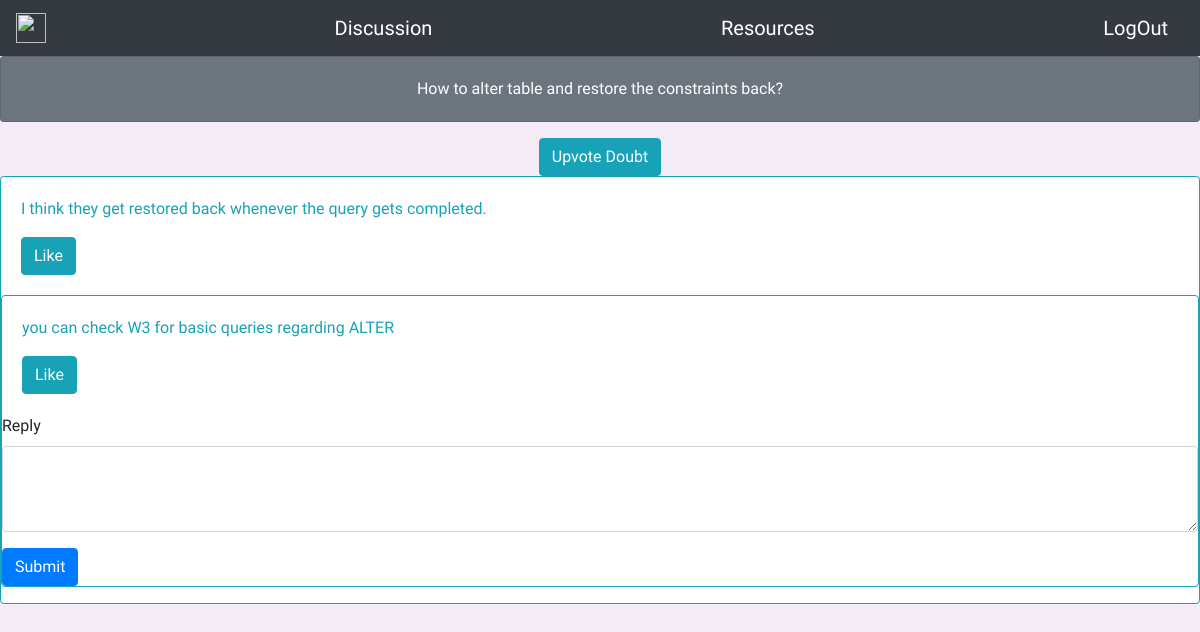
/doubts/DBMS/1 (signed in), run on the app's committed database.
### tables this page shows
CREATE TABLE discussion(
             
             doubt_id INTEGER PRIMARY KEY AUTOINCREMENT,
             doubt TEXT ,
             asked_by TEXT ,
             subject_id TEXT,
             time_posted timestamp,
             FOREIGN KEY(asked_by) REFERENCES student_details(username),
             FOREIGN KEY(subject_id) REFERENCES subjects(_id)
               
);

CREATE TABLE reply(
             
             reply_id INTEGER PRIMARY KEY AUTOINCREMENT,
             reply TEXT ,
             reply_by TEXT ,
             subject_id TEXT,
             doubt_id INTEGER,
             time_posted timestamp,
             FOREIGN KEY(reply_by) REFERENCES student_details(username),
             FOREIGN KEY(subject_id) REFERENCES subjects(_id),
             FOREIGN KEY(doubt_id) REFERENCES discussion(doubt_id)
               
);

### runner.py (the view, shortened to what this page needs)
@app.route('/doubts')
@app.route('/doubts/<subject>',methods=['GET',"POST"])
@app.route('/doubts/<subject>/<int:doubt_id>',methods=['GET',"POST"])
def doubts(subject=None , doubt_id=None):
    user=session['username']
    courses_enrolled= dm.get_user_subjects(user,session['account_type'])
    doubts=None
    comments=None
    cur_doubt=None
    upvote_status=None
    comments_liked = None
    if request.method=='GET':
        if subject is not None:
            doubts= dm.get_questions(subject)
        if doubt_id is not None:
            cur_doubt=dm.get_doubt(doubt_id)
            upvote_status=dm.check_upvote(session['username'],doubt_id)
            comments = dm.handle_reply('get_reply',doubt_id)
            comments_liked = dm.comment_like_status(session['username'],comments)
            print(comments_liked)
            print(comments)
        return render_template('doubts.html',subject=subject,courses=courses_enrolled,doubts=doubts,doubt_id=doubt_id,account_type=session['account_type'],comments=comments,cur_doubt=cur_doubt,upvote_status=upvote_status,comments_liked=comments_liked)

### database_management.py (called while the page is built)
def get_user_subjects(name,account_type):
    cur=connection.cursor()
    if account_type=='student':
        cur.execute('SELECT _id FROM student_details JOIN subjects ON student_details.branch=subjects.branch AND student_details.semester = subjects.semester WHERE username=(?);',(name,))
        result=cur.fetchall()
    else:
        cur.execute('SELECt subject_id FROM teaches WHERE username=(?)',(name,))
        result=cur.fetchall()
    return result

def get_questions(sub):
    cur = connection.cursor()
    cur.execute("SELECT doubt_id , doubt FROM discussion WHERE subject_id=(?)",(sub,))
    result= cur.fetchall()
    return result

def handle_reply(task ,doubt_id, reply=None ,reply_by=None,subject=None,time=None):
    cur = connection.cursor()
    if task=='insert_reply':
        cur.execute("""INSERT INTO reply(reply,reply_by,subject_id,doubt_id,time_posted)
        VALUES(?,?,?,?,?)""",(reply,reply_by,subject,doubt_id,time))
        connection.commit()
    if task == 'get_reply':
        cur.execute('SELECT reply,reply_id FROM reply WHERE doubt_id=(?)',(doubt_id,))
        result = cur.fetchall()
        return result

def get_doubt(doubt_id):
    cur = connection.cursor()
    cur.execute('SELECT doubt FROM discussion WHERE doubt_id=(?)',(doubt_id,))
    result = cur.fetchone()
    return result

def check_upvote(username,doubt_id):
    cur = connection.cursor()
    cur.execute('SELECT * FROM like_doubt WHERE doubt_id=(?) AND liker_id=(?)',(doubt_id,username))
    result = cur.fetchone()
    if result is None:
        return False
    else:
        return True

def comment_like_status(username,comments):
    cur = connection.cursor()
    like_status = []
    for comment in comments:
        cur.execute("SELECT * FROM like_reply WHERE liker_id=(?) and reply_id=(?)",(username,comment[1]))
        result = cur.fetchone()
        if result:
            like_status.append(1)
        else:
            like_status.append(0)
    return like_status

### templates/doubts.html (shortened to what this page needs)
{% extends "login_home.html" %}
    {% block content %}
        {% if subject  != None and doubt_id != None %}
        <center>
            <div class="card text-white bg-secondary mb-3">
                <div class="card-body">
                  <p class="card-text"> {{cur_doubt[0]}}</p>
                </div>
              </div>
              {% if account_type=='student' %}
                {% if upvote_status == False %}
                <button type="button" class="btn btn-info" onclick="window.location.href='{{ url_for( 'upvote_doubt' , subject=subject,doubt_id=doubt_id ) }}';">Upvote Doubt</button>
                {% endif %}
              {% endif %}
            </center>
            {% for i in range(comments|length)%}
            <div class="card border-info mb-3" >
                <div class="card-body text-info">
                  <p class="card-text">{{comments[i][0]}}</p>
                {% if account_type=='student' %}
                  {% if comments_liked[i] == 0 %}
                    <button onclick="window.location.href='{{ url_for( 'like_comment' , subject=subject,doubt_id=doubt_id ,reply_id=comments[i][1]) }}';" type="button" class="btn btn-info">Like</button>
                    </div>
                  {% endif %}
                {% endif %}
            {% endfor %}
            {% if account_type=='student' %}
                <form action='#' method='POST'>
                <div class="form-group">
                    <label for="exampleFormControlTextarea1">Reply</label>
                    <textarea class="form-control" id="exampleFormControlTextarea1" name='reply' rows="3"></textarea>
                  </div>
                <button  class="btn btn-primary" type="submit">Submit</button>
                </form>
            {% endif %}
        {% endif %}
    {% endblock %}

### static/styles/login.css (style rules this page uses)
body { background-color: #F3EBF6; font-family: 'Ubuntu', sans-serif; }

### data on the page
discussion: doubt "How to alter table and restore the constraints back?"
reply: reply "I think they get restored back whenever the query gets completed."
reply: reply "you can check W3 for basic queries regarding ALTER"
